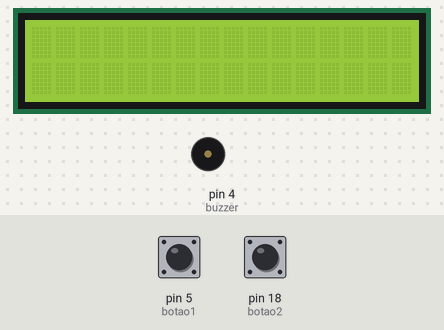
Simulated run of this sketch. Board: Arduino Uno, built with avr-gcc and run on an emulated ATmega328P. On the bench: 16×2 character LCD, buzzer (waves = sounding). The inputs (shaded band) are chosen by the test bench; at power-on: pin 5 (botao1) HIGH, pin 18 (botao2) HIGH.

Above: at 1.2 s.
1.3 s: pin 5 (botao1) pulled LOW for 3.2 s
At 1.8 s:
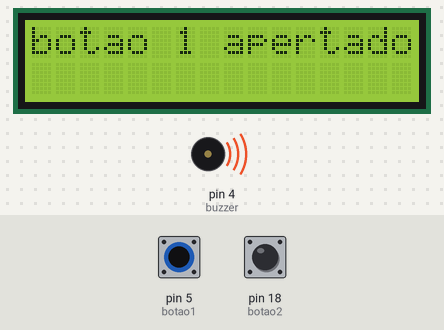
6.8 s: pin 18 (botao2) pulled LOW for 0.15 s
At 7.2 s:
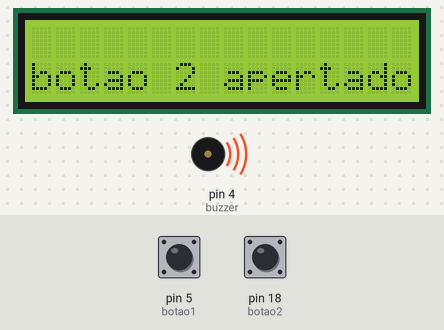
9.9 s: pin 18 (botao2) pulled LOW for 1 s
At 12.4 s:
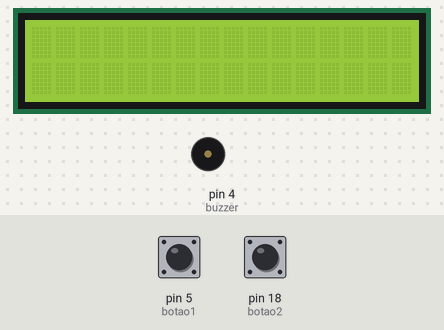
13.4 s: pin 18 (botao2) pulled LOW for 3.2 s
At 14.6 s:
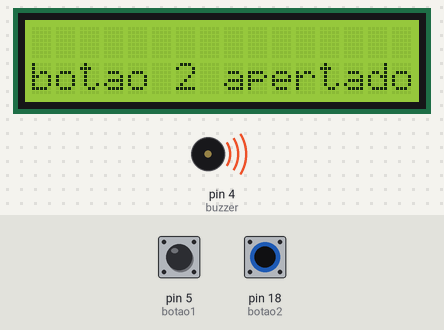
Timing chart, 0 to 18.9 s (numbered marks = the images above; inputs shaded):
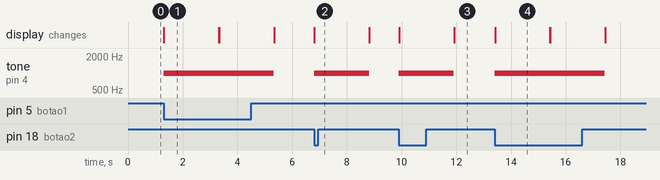

The sketch:

liquidCrystal_I2C.ino
```cpp
#include <Wire.h>
#include <LiquidCrystal_I2C.h>

#define col 16 // num de col
#define lin  2 // num de linhas
#define ende  0x27 // endereço do display
#define botao1 5
#define botao2 18
#define buzzer 4

int estado1 = 0;
int estado2 = 0;

LiquidCrystal_I2C lcd(ende,col,lin);

void setup()
{
  pinMode(botao1, INPUT_PULLUP);
  pinMode(botao2, INPUT_PULLUP);
  pinMode(buzzer, OUTPUT);
  lcd.init(); // inicializa o display
  lcd.backlight();
  lcd.clear();
}

void loop()
{
  estado1 = digitalRead(botao1);
  estado2 = digitalRead(botao2);

  if(estado1 == LOW){
    lcd.setCursor(0,0); // cursor na coluna 0 linha 0
    tone(buzzer, 1000); // Send 1KHz sound signal...
    lcd.print("botao 1 apertado");
    delay(2000);
    noTone(buzzer);
    lcd.clear();
  }

  if(estado2 == LOW){
    lcd.setCursor(0,1); // cursor na coluna 0 linha 0
    tone(buzzer, 1000); // Send 1KHz sound signal...
    lcd.print("botao 2 apertado");
    delay(2000);
    noTone(buzzer);
    lcd.clear();
  }

}
```

Measured:
- after the input at 1.3 s, tone on pin 4 (buzzer): silent → 1000 Hz at once, → silent 4.0 s later; the display: changes at once (image 1)
- after the input at 6.8 s, tone on pin 4 (buzzer): silent → 1000 Hz at once, → silent 2.0 s later; the display: changes at once (image 2)
- after the input at 9.9 s, tone on pin 4 (buzzer): silent → 1000 Hz at once, → silent 2.0 s later; the display: first changes at once (image 3 shows a later state)
- after the input at 13.4 s, tone on pin 4 (buzzer): silent → 1000 Hz at once, → silent 4.0 s later; the display: changes at once (image 4)
- what the display in image 1 shows lasts 2.0 s, from 1.3 s to 3.3 s
